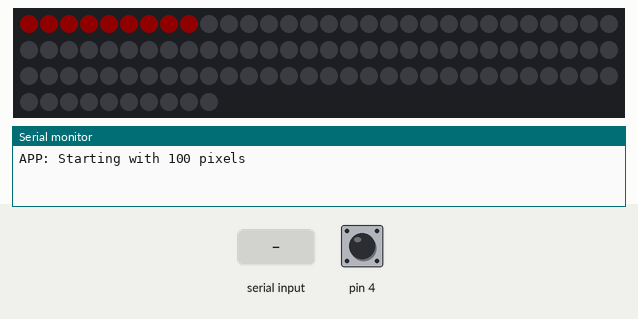
Simulated run of this sketch. Board: Arduino Uno, built with avr-gcc and run on an emulated ATmega328P. Shown: 100 RGB LEDs in strip order, left to right, continuing on the next row, the last lines printed to the serial monitor. The inputs (shaded band) are chosen by the test bench; at power-on: pin 4 HIGH. Dim RGB values are drawn brighter than linear; the strip is taken to match the declared colour order.

Above: at 4.7 s.
6.1 s: pin 4 pulled LOW for 0.15 s
At 6.5 s:
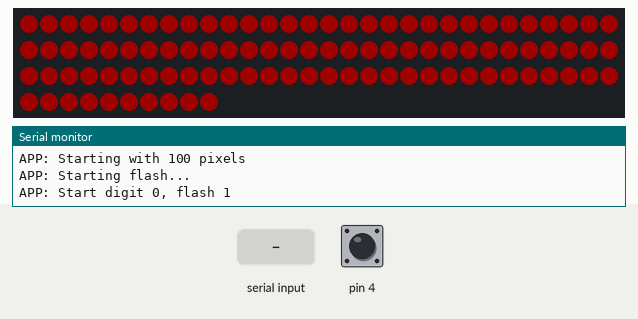
9.2 s: "device\n" received over Serial
At 10.0 s:
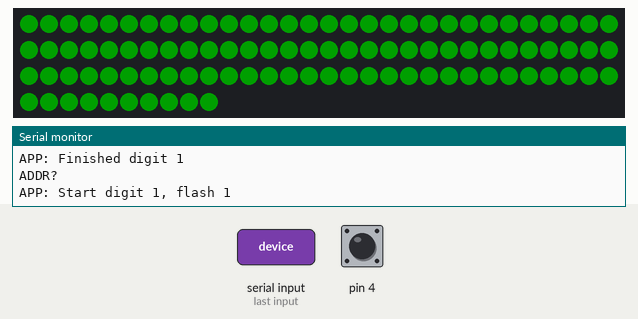
12.2 s: "D90\n" received over Serial
15.2 s: "P90\n" received over Serial
At 15.6 s:
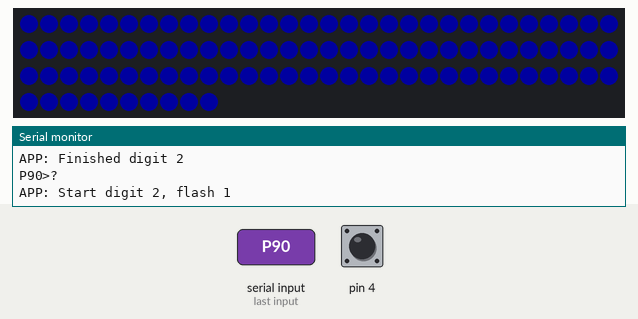
Timing chart, 0 to 18.2 s (numbered marks = the images above; inputs shaded):
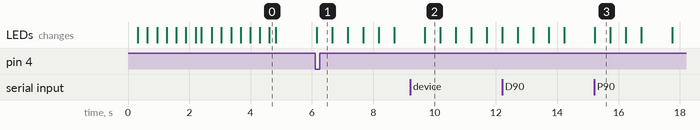

The sketch:

app.ino
```cpp
/*
app
Created on 2018-10-26
By the Arduino Description Language tool.


		Application for the Xscape xmas tree puzzle

*/


#include <stdint.h>

#include "adl-logging.h"
#include "adl-defs.h"
#include "adl-nv.h"
#include "device.h"
#include "parameter.h"
#include "adl.h"
#include "adl-callbacks.h"


#include <Adafruit_NeoPixel.h>


#include "adafruit-neopixel-adl.h"

#include "debounced-input.h"


static DebouncedInput s_button = DebouncedInput(4, 50, true);

static AdafruitNeoPixelADL s_neopixels = AdafruitNeoPixelADL(3, 100, NEO_RGB + NEO_KHZ800);


static DeviceBase * s_devices[] =
{

    &s_button

    ,


    &s_neopixels


};


static ParameterBase * s_params[] =
{

};


int handle_device1_command(char const * const command, char * reply)
{
    return s_button.command_handler(command, reply);
}

int handle_device2_command(char const * const command, char * reply)
{
    return s_neopixels.command_handler(command, reply);
}


static COMMAND_HANDLER adl_devices[] = {

    handle_device1_command,

    handle_device2_command,

};

COMMAND_HANDLER& adl_get_device_cmd_handler(DEVICE_ADDRESS address)
{
    return adl_devices[address-1];
}

DeviceBase& adl_get_device(DEVICE_ADDRESS address)
{
    return *s_devices[address-1];
}


static COMMAND_HANDLER adl_params[] = {

};

COMMAND_HANDLER& adl_get_param_cmd_handler(PARAM_ADDRESS address)
{
    return adl_params[address-1];
}

ParameterBase& adl_get_param(PARAM_ADDRESS address)
{
    return *s_params[address-1];
}


void adl_board_send(char * to_send)
{
    Serial.println(to_send);
}


void setup()
{
    adl_on_setup_start();

    Serial.begin(115200);

    adl_nonvolatile_setup();

    adl_logging_setup(Serial);


    // Setup for Button
    s_button.setup();
    // END Button setup


    // Setup for NeoPixels
    s_neopixels.setup();
    // END NeoPixels setup


    adl_custom_setup(s_devices, ADL_DEVICE_COUNT, s_params, ADL_PARAM_COUNT);

    adl_on_setup_complete();

    if (0)
    {
        adl_delay_start( 0 );
    }
}


void loop()
{
    adl_handle_any_pending_commands();
    adl_service_timer();
    adl_custom_loop(s_devices, ADL_DEVICE_COUNT, s_params, ADL_PARAM_COUNT);
}


        void serialEvent()
        {
            while (Serial.available())
            {
                adl_add_char((char)Serial.read());
            }
        }
```

adafruit-neopixel-adl.cpp
```cpp
#include <Arduino.h>

#include <Wire.h>
#include <Adafruit_NeoPixel.h>

#include "adl-defs.h"
#include "adl-nv.h"
#include "parameter.h"
#include "device.h"
#include "adl.h"
#include "adl-util.h"
#include "adl-messages.h"

#include "adafruit-neopixel-adl.h"

/*
 * Class Private Functions
 */

static bool valid_rgb_value(int32_t val)
{
    return (val >= 0) && (val <= 255);
}

static bool valid_rgb_values(int32_t(&rgb)[3])
{
    return valid_rgb_value(rgb[0]) && valid_rgb_value(rgb[1]) && valid_rgb_value(rgb[2]);
}

void AdafruitNeoPixelADL::set_pixels(uint8_t range_min, uint8_t range_max, uint8_t r, uint8_t g, uint8_t b)
{
    if (range_min < range_max)
    {
        for (uint8_t i=range_min; i<range_max+1; i++)
        {
            m_pixels.setPixelColor(i, r, g, b);
        }
        m_pixels.show();
    }
}

void AdafruitNeoPixelADL::set_pixels(uint8_t range_min, uint8_t range_max, const uint8_t rgb[3])
{
    this->set_pixels(range_min, range_max, rgb[0], rgb[1], rgb[2]);
}

int AdafruitNeoPixelADL::handle_command(char const * const command, char * reply)
{
    int32_t rgb[3];

    int32_t range_min;
    int32_t range_max;

    char * end_of_range = NULL;

    bool valid_range = adl_convert_numeric_range(command, range_min, range_max, &end_of_range);
    valid_range &= range_min < this->m_npixels;
    valid_range &= range_max < this->m_npixels;

    if (valid_range && (*end_of_range == ':'))
    {
        end_of_range++;
        uint8_t parsed_count = adl_parse_comma_separated_numerics(end_of_range, rgb);

        if (parsed_count == 3)
        {
            if (valid_rgb_values(rgb))
            {
                set_pixels(range_min, range_max, rgb[0], rgb[1], rgb[2]);
                return sprintf(reply, "%u-%u: %u,%u,%u",
                    (uint8_t)range_min, (uint8_t)range_max,
                    (uint8_t)rgb[0], (uint8_t)rgb[1], (uint8_t)rgb[2]);
            }
            else
            {
                return adl_msg_invalid_values(reply);
            }
        }
        else
        {
            return adl_msg_wrong_number_of_values(reply, parsed_count, end_of_range);
        }
    }
    else
    {
        return adl_msg_invalid_range(reply);
    }
}

/*
 * Class Public Functions
 */

AdafruitNeoPixelADL::AdafruitNeoPixelADL(uint8_t pin, uint16_t npixels, uint16_t type) :
    m_pixels(npixels,pin,type), m_npixels(npixels)
{
    m_pixels.begin();
}

void AdafruitNeoPixelADL::reset()
{
    m_pixels.clear();
    m_pixels.show();
}

void AdafruitNeoPixelADL::tick()
{

}

void AdafruitNeoPixelADL::setup()
{
    this->reset();
}

int AdafruitNeoPixelADL::command_handler(char const * const command, char * reply)
{
    int reply_length;

    if (command[0] == 'R')
    {
        this->reset();
        strcpy(reply, "ROK");
        reply_length = strlen(reply);
    }
    else
    {
        reply_length = handle_command(command, reply);
    }

    return reply_length;
}

Adafruit_NeoPixel& AdafruitNeoPixelADL::pixels()
{
    return m_pixels;
}

uint8_t AdafruitNeoPixelADL::npixels()
{
    return m_npixels;
}
```

adafruit-neopixel-adl.h
```cpp
#ifndef _ADAFRUIT_NEOPIXEL_ADL_H_
#define _ADAFRUIT_NEOPIXEL_ADL_H_

class AdafruitNeoPixelADL : public DeviceBase
{
public:
    AdafruitNeoPixelADL(uint8_t pin, uint16_t npixels, uint16_t type);
    void setup();
    void reset();
    void tick();
    int command_handler(char const * const command, char * reply);
    Adafruit_NeoPixel& pixels();
    void set_pixels(uint8_t range_min, uint8_t range_max, uint8_t r, uint8_t g, uint8_t b);
    void set_pixels(uint8_t range_min, uint8_t range_max, const uint8_t rgb[3]);
    uint8_t npixels();

private:
    int handle_command(char const * const command, char * reply);
    Adafruit_NeoPixel m_pixels;
    uint8_t m_npixels;
};

#endif
```

adl-bsp.cpp
```cpp
#include <Arduino.h>
#include <EEPROM.h>

#include "adl-logging.h"
#include "adl-defs.h"
#include "adl-nv.h"
#include "device.h"
#include "parameter.h"
#include "adl.h"
#include "adl-callbacks.h"


int adl_board_read_progmem(char * const dst, char const * const src)
{
    return(strlen(strcpy_P(dst, src)));
}
```

adl-callbacks.cpp
```cpp
/*
 * C/C++ Includes
 */

#include <stdint.h>
#include <stdlib.h>

/*
 * ADL Includes
 */

#include "adl-defs.h"
#include "adl-nv.h"
#include "device.h"
#include "parameter.h"
#include "adl.h"
#include "adl-callbacks.h"

__attribute__((weak)) void adl_on_setup_start() {}
__attribute__((weak)) void adl_on_setup_complete() {}
__attribute__((weak)) void adl_on_delay_start_tick(uint8_t seconds) { (void)seconds; }
__attribute__((weak)) void adl_custom_setup(DeviceBase * pdevices[], int ndevice, ParameterBase * pparams[], int nparams)
{
    (void)pdevices; (void)ndevice; (void)pparams; (void)nparams;
}
__attribute__((weak)) void adl_custom_loop(DeviceBase * pdevices[], int ndevice, ParameterBase * pparams[], int nparams)
{
    (void)pdevices; (void)ndevice; (void)pparams; (void)nparams;
}
```

adl-callbacks.h
```cpp
#ifndef _ADL_CALLBACKS_H_
#define _ADL_CALLBACKS_H_

void adl_on_setup_start();
void adl_on_setup_complete();
void adl_on_delay_start_tick(uint8_t seconds);

void adl_custom_setup(DeviceBase * pdevices[], int ndevice, ParameterBase * pparams[], int nparams);
void adl_custom_loop(DeviceBase * pdevices[], int ndevice, ParameterBase * pparams[], int nparams);

#endif
```

adl-defs.h
```cpp
#ifndef _ADL_DEFS_H_
#define _ADL_DEFS_H_

enum adl_devices
{
    ADL_DEVICE_BOARD,

    ADL_DEVICE_BUTTON,

    ADL_DEVICE_NEOPIXELS,

};
typedef enum adl_devices ADL_DEVICES;

enum adl_parameters
{

};
typedef enum adl_parameters ADL_PARAMETERS;

typedef uint16_t ADL_NV_ADDR;

static const int ADL_DEVICE_COUNT = 2;
static const int ADL_PARAM_COUNT = 0;

static const int ADL_BUFFER_SIZE = 64;

static const unsigned long ADL_TICK_MS = 10;

#endif
```

adl-logging.cpp
```cpp
/*
 * C/C++ Includes
 */

#include <stdint.h>
#include <stdarg.h>

/* Arduino Includes */

#include "Arduino.h"

/*
 * ADL Includes
 */

#include "adl-defs.h"
#include "adl-nv.h"
#include "device.h"
#include "parameter.h"
#include "adl.h"
#include "adl-logging.h"

/*
 * Private Data
 */

static const uint8_t LOG_BUFFER_SIZE = 64;


static const char s_application_name[] PROGMEM = "APP";


static char const * const s_adl_log_module_prefixes[] PROGMEM = {

    s_application_name,


};

static Print * s_p_log_stream = NULL;
static char s_buf[LOG_BUFFER_SIZE];
static char s_prefix_buf[7];

/*
 * Private Functions
 */


static void p(char const * const fmt, va_list args)
{
    vsnprintf(s_buf, LOG_BUFFER_SIZE, fmt, args);
    s_p_log_stream->print(s_buf);
}

static void pln(char const * const fmt, va_list args)
{
    vsnprintf(s_buf, LOG_BUFFER_SIZE, fmt, args);
    s_p_log_stream->println(s_buf);
}

/*
 * Public Functions
 */

void adl_logging_setup(Print& log_printer)
{
    s_p_log_stream = &log_printer;
}

void log(ADL_LOG_MODULES module, char const * const fmt, ...)
{
    va_list args;
    adl_board_read_progmem(s_prefix_buf, s_adl_log_module_prefixes[module]);
    s_p_log_stream->print(s_prefix_buf);
    s_p_log_stream->print(": ");
    va_start(args, fmt);
    p(fmt, args);
    va_end(args);

}

void logln(ADL_LOG_MODULES module, char const * const fmt, ...)
{
    va_list args;
    adl_board_read_progmem(s_prefix_buf, s_adl_log_module_prefixes[module]);
    s_p_log_stream->print(s_prefix_buf);
    s_p_log_stream->print(": ");
    va_start(args, fmt);
    pln(fmt, args);
    va_end(args);
}
```

adl-logging.h
```cpp
#ifndef _ADL_LOGGING_H_
#define _ADL_LOGGING_H_

typedef enum adl_log_modules
{

    LOG_APP,

} ADL_LOG_MODULES;

void adl_logging_setup(Print& log_printer);
void log(ADL_LOG_MODULES module, char const * const fmt, ...);
void logln(ADL_LOG_MODULES module, char const * const fmt, ...);

#endif
```

adl-messages.cpp
```cpp
/*
 * C/C++ Includes
 */

#include <stdint.h>
#include <string.h>
#include <stdio.h>

/*
 * ADL Includes
 */

#include "adl-messages.h"

int adl_msg_invalid_range(char * reply)
{
    strcpy(reply, "Invalid range");
    return strlen(reply);
}

int adl_msg_invalid_values(char * reply)
{
    strcpy(reply, "Invalid values");
    return strlen(reply);
}

int adl_msg_wrong_number_of_values(char * reply, uint8_t parsed_count, char const * const s)
{
    return sprintf(reply, "Value count incorrect (%u) '%s'", parsed_count, s);
}
```

adl-messages.h
```cpp
#ifndef _ADL_MESSAGES_H_
#define _ADL_MESSAGES_H_

int adl_msg_invalid_range(char * reply);
int adl_msg_invalid_values(char * reply);
int adl_msg_wrong_number_of_values(char * reply, uint8_t parsed_count, char const * const s);

#endif
```

adl-nv-eeprom.cpp
```cpp
/*
 * C/C++ Includes
 */

#include <stdint.h>

/*
 * Arduino Includes
 */

#include <Arduino.h>
#include <EEPROM.h>

/*
 * ADL Includes
 */

#include "adl-logging.h"
#include "adl-defs.h"
#include "adl-nv.h"
#include "device.h"
#include "parameter.h"
#include "adl.h"
#include "adl-callbacks.h"

/*
 * Private Variables
 */

static uint16_t s_next_eeprom_address = 0;

/*
 * Public Functions
 */

void adl_nonvolatile_setup()
{

}

void adl_nv_alloc(ADL_NV_LOCATION& to_alloc)
{
	to_alloc.address = s_next_eeprom_address;
	s_next_eeprom_address += to_alloc.size;
}

void adl_nv_load(void * dst, ADL_NV_LOCATION& load_from)
{
    uint8_t i;
    if(dst)
    {
        for (i=0; i<load_from.size; i++)
        {
            *((byte*)(dst)+i) = EEPROM.read(load_from.address + i);
        }
    }
}

void adl_nv_save(void * src, ADL_NV_LOCATION& save_to)
{
    uint8_t i;
    if(src)
    {
        for (i=0; i<save_to.size; i++)
        {
            EEPROM.update(save_to.address + i, *((byte*)(src)+i));
        }
    }
}
```

adl-nv.h
```cpp
#ifndef _ADL_NV_H_
#define _ADL_NV_H_

typedef struct _adl_nv_location
{
	uint16_t size;
	ADL_NV_ADDR address;
} ADL_NV_LOCATION;

void adl_nonvolatile_setup();
void adl_nv_alloc(ADL_NV_LOCATION& to_alloc);
void adl_nv_load(void * dst, ADL_NV_LOCATION& load_from);
void adl_nv_save(void * src, ADL_NV_LOCATION& save_to);

#endif
```

adl-oneshot-timer.cpp
```cpp
/*
 * Arduino Includes
 */

#include <Arduino.h>

/*
 * C/C++ Includes
 */

#include <stdint.h>

/*
 * ADL Includes
 */

#include "adl-oneshot-timer.h"

/*
 * Class Functions
 */

ADLOneShotTimer::ADLOneShotTimer(uint16_t period) : m_period(period), m_running(false)
{

}

void ADLOneShotTimer::start(uint16_t period)
{
    if (period)
    {
        this->set_period(period);
    }
    m_running = true;
    m_start = millis();
}

bool ADLOneShotTimer::check()
{
    return m_running ? m_period <= (millis() - m_start) : false;
}

void ADLOneShotTimer::reset()
{
    m_running = false;
}

bool ADLOneShotTimer::is_running()
{
    return m_running;
}


bool ADLOneShotTimer::check_and_reset()
{
    bool expired = this->check();
    if (expired) { this->reset(); }
    return expired;
}

bool ADLOneShotTimer::check_and_restart()
{
    bool expired = this->check();
    if (expired)
    {
        this->reset();
        this->start();
    }
    return expired;
}

void ADLOneShotTimer::set_period(uint16_t period)
{
    m_period = period;
}
```

adl-oneshot-timer.h
```cpp
#ifndef _ADL_ONESHOT_TIMER_H_
#define _ADL_ONESHOT_TIMER_H_

class ADLOneShotTimer
{
public:
    ADLOneShotTimer(uint16_t period);
    void start(uint16_t period = 0);
    bool check();
    void reset();
    bool check_and_reset();
    bool check_and_restart();
    bool is_running();
    void set_period(uint16_t period);

private:
    unsigned long m_start;
    uint16_t m_period;
    bool m_running;
};

#endif
```

adl-util.cpp
```cpp
#include <stdint.h>
#include <string.h>
#include <stdlib.h>
#include <ctype.h>

#include <stdio.h>

#include "adl-util.h"

bool adl_convert_numeric_range(char const * const range, int32_t& min, int32_t& max, char** p_end)
{
    char * p_local_end;
    bool valid_min = false;
    bool valid_max = false;

    if (range && strlen(range) > 0)
    {
        char * p_separator = strchr((char*)range, ':');

        if (p_separator)
        {
            valid_min = adl_parse_single_numeric(range, min, &p_local_end);
            valid_max = adl_parse_single_numeric(p_separator+1, max, &p_local_end);
        }
        else
        {
            min = (int32_t)strtol(range, &p_local_end, 10);
            valid_min = p_local_end > range;
            max = min;
            valid_max = valid_min;
        }

        if (p_end && (valid_min && valid_max))
        {
            *p_end = p_local_end;
        }
    }
    else
    {
        if (p_end) { *p_end = NULL; }
    }

    return (valid_min && valid_max);
}

bool adl_parse_single_numeric(char const * const numeric, int32_t& parsed, char** p_end)
{
    if (!numeric) { return false; }

    char * p_local_end;
    int32_t local = strtol(numeric, &p_local_end, 10);

    if (p_local_end > numeric)
    {
        parsed = local;
        if (p_end)
        {
            *p_end = p_local_end;
        }
    }
    return (p_local_end > numeric);
}

static bool string_is_valid_for_csv_numerics(char const * s)
{
    while (*s)
    {
        if (!isdigit(*s) && (*s != ','))
        {
            return false;
        }
        s++;
    }
    return true;
}

uint8_t adl_parse_comma_separated_numerics(char const * const s, int32_t * presults)
{
    if (!s) { return 0; }
    if (!presults) { return 0; }
    if (strlen(s) == 0) { return 0; }
    if (!string_is_valid_for_csv_numerics(s)) { return 0; }

    uint8_t count = 0;
    char const * p = s;
    bool converted;
    bool continue_with_conversion;

    do
    {
        converted = adl_parse_single_numeric(p, presults[count], (char**)&p);
        if (converted) { count++; };

        continue_with_conversion = (*p==',');
        if (continue_with_conversion) {p++;}

    } while (converted && continue_with_conversion);

    return count;
}
```

adl-util.h
```cpp
#ifndef _ADL_UTIL_H_
#define _ADL_UTIL_H_

typedef struct
{
    char * buffer;
    uint16_t max_size;
} adl_string_buffer;

bool adl_convert_numeric_range(char const * const range, int32_t& min, int32_t& max, char ** pend);
bool adl_parse_single_numeric(char const * const numeric, int32_t& parsed, char ** pend);
uint8_t adl_parse_comma_separated_numerics(char const * const s, int32_t * presults);

#endif
```

adl.h
```cpp
#ifndef _ADL_H_
#define _ADL_H_

enum address_type
{
    ADDRESS_TYPE_NONE = 0,
    ADDRESS_TYPE_DEVICE = 1,
    ADDRESS_TYPE_PARAM = 2,
    ADDRESS_TYPE_MODULE = 3
};
typedef enum address_type ADDRESS_TYPE;

typedef int DEVICE_ADDRESS;
typedef int PARAM_ADDRESS;

// ADL addresses are all positive
static const int INVALID_ADDRESS = -1;
static const int ADL_BOARD_ADDRESS = 0;

typedef int (*COMMAND_HANDLER)(char const * const command, char * reply);


int adl_chars_to_address(char const * const buffer);
bool adl_validate_char_address(char const * const buffer);

ADDRESS_TYPE adl_get_address_type_from_char(char c);
ADDRESS_TYPE adl_get_address_type_from_string(char const * const s);
char adl_get_char_from_address_type(ADDRESS_TYPE t);

void adl_handle_any_pending_commands();
void adl_add_char(char c);

void adl_add_char(char c);
void adl_board_send(char * to_send);

void adl_service_timer();

bool is_digit_string(char const * s);

DeviceBase& adl_get_device(DEVICE_ADDRESS address);
ParameterBase& adl_get_param(PARAM_ADDRESS address);

COMMAND_HANDLER& adl_get_device_cmd_handler(DEVICE_ADDRESS address);
COMMAND_HANDLER& adl_get_param_cmd_handler(PARAM_ADDRESS address);

void adl_delay_start(uint8_t seconds);

int adl_board_read_progmem(char * const dst, char const * const src);

class ProtocolHandlerBase
{
public:
    virtual ADDRESS_TYPE process(char *) = 0;
    virtual void write_reply(char * buffer, char const * const reply, uint8_t reply_length) = 0;
    int last_address;
    ADDRESS_TYPE last_address_type;
    char const * command;
};

#endif
```

debounced-input.h
```cpp
#ifndef _DEBOUNCED_INPUT_
#define _DEBOUNCED_INPUT_

class DebouncedInput : public DeviceBase
{
public:
    DebouncedInput(int pin, uint16_t debounce_time, bool pullup);
    void setup();
    void reset();
    int command_handler(char const * const command, char * reply);
    void tick();
    bool check_high_and_clear();
    bool check_low_and_clear();
    bool state();

private:
    int m_pin;
    bool m_pullup;
    uint16_t m_count_max;
    uint16_t m_count;
    bool m_just_high;
    bool m_just_low;
    bool m_state;
};

#endif
```

Source omitted: adl.cpp (6117 bytes), custom-code.cpp (3672 bytes), debounced-input.cpp (1769 bytes), device.h (198 bytes), parameter.h (496 bytes), protocol.h (211 bytes), simple.cpp (1144 bytes), settings.h (419 bytes)

Measured:
- after the input at 6.1 s, the LEDs: change after 0.06 s (image 1)
- what the display in image 2 shows lasts 0.5 s, from 9.7 s to 10.2 s
